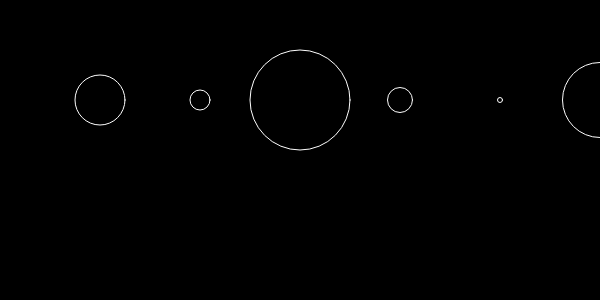
Frame 1 (no input)
Frame 60 (no input): identical to frame 1, image omitted
Frame 120 (the mouse pressed at the canvas centre since frame 60): identical to frame 1, image omitted

The p5.js sketch that drew this single still picture (run headless with seeded random() and noise() and a simulated clock; from frame 60 on, the mouse is pressed at the canvas centre):

// p5.js sketch
// ── sketch.js
var numberlist;

function setup() {
  createCanvas(600, 300);
  numberlist = [50, 20, 100, 25, 5, 75];

}

function draw() {
  background(0);
  fill(255);

  for (var i = 0; i < numberlist.length; i++) {
    noFill();
    stroke(255);
    ellipse(i * 100 + 100, 100, numberlist[i], numberlist[i]);
  }

  // ellipse(100, 100, numberlist[0], numberlist[0]);
  // ellipse(200, 100, numberlist[1], numberlist[1]);
  // ellipse(300, 100, numberlist[2], numberlist[2]);
  // ellipse(400, 100, numberlist[3], numberlist[3]);
  // ellipse(500, 100, numberlist[4], numberlist[4]);

}
